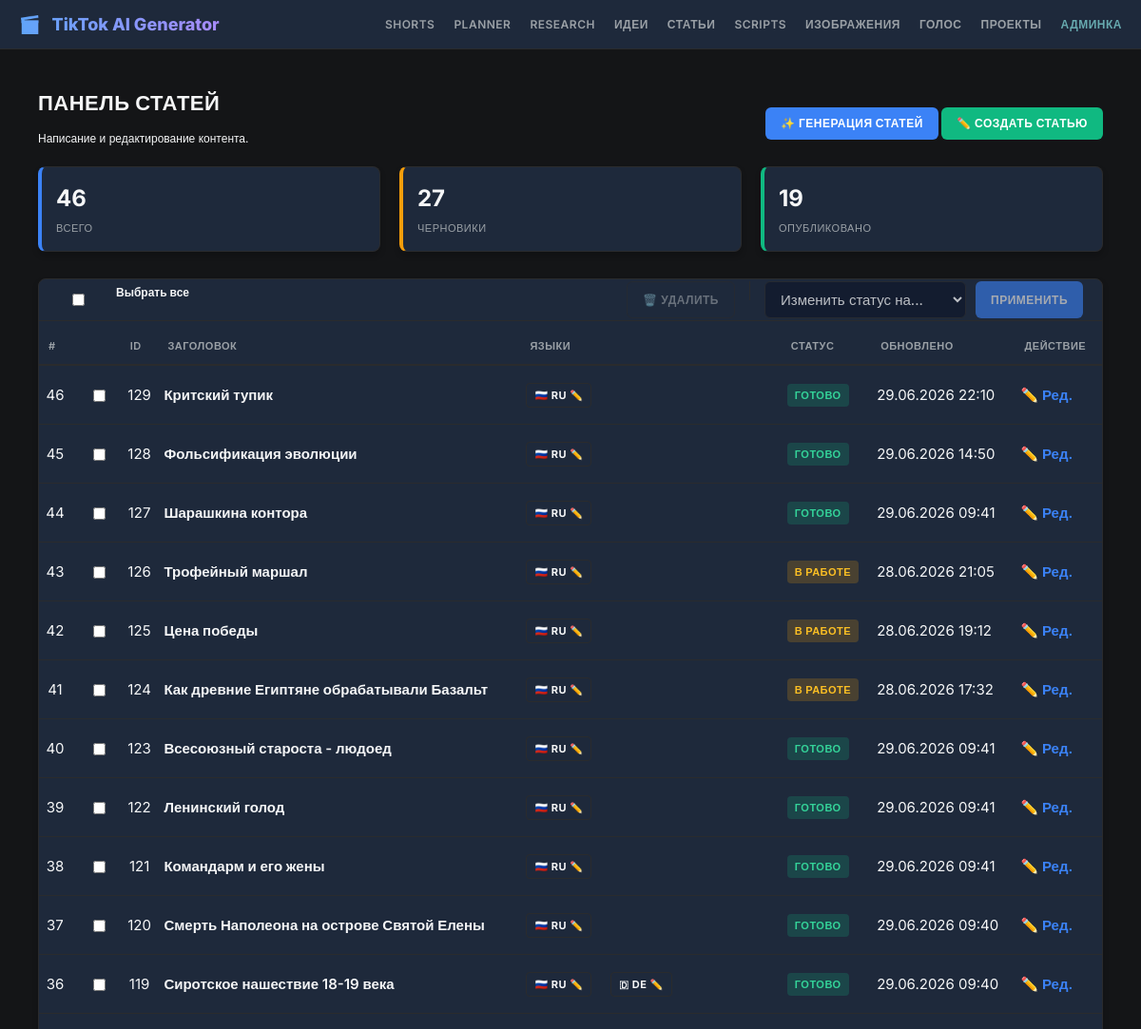
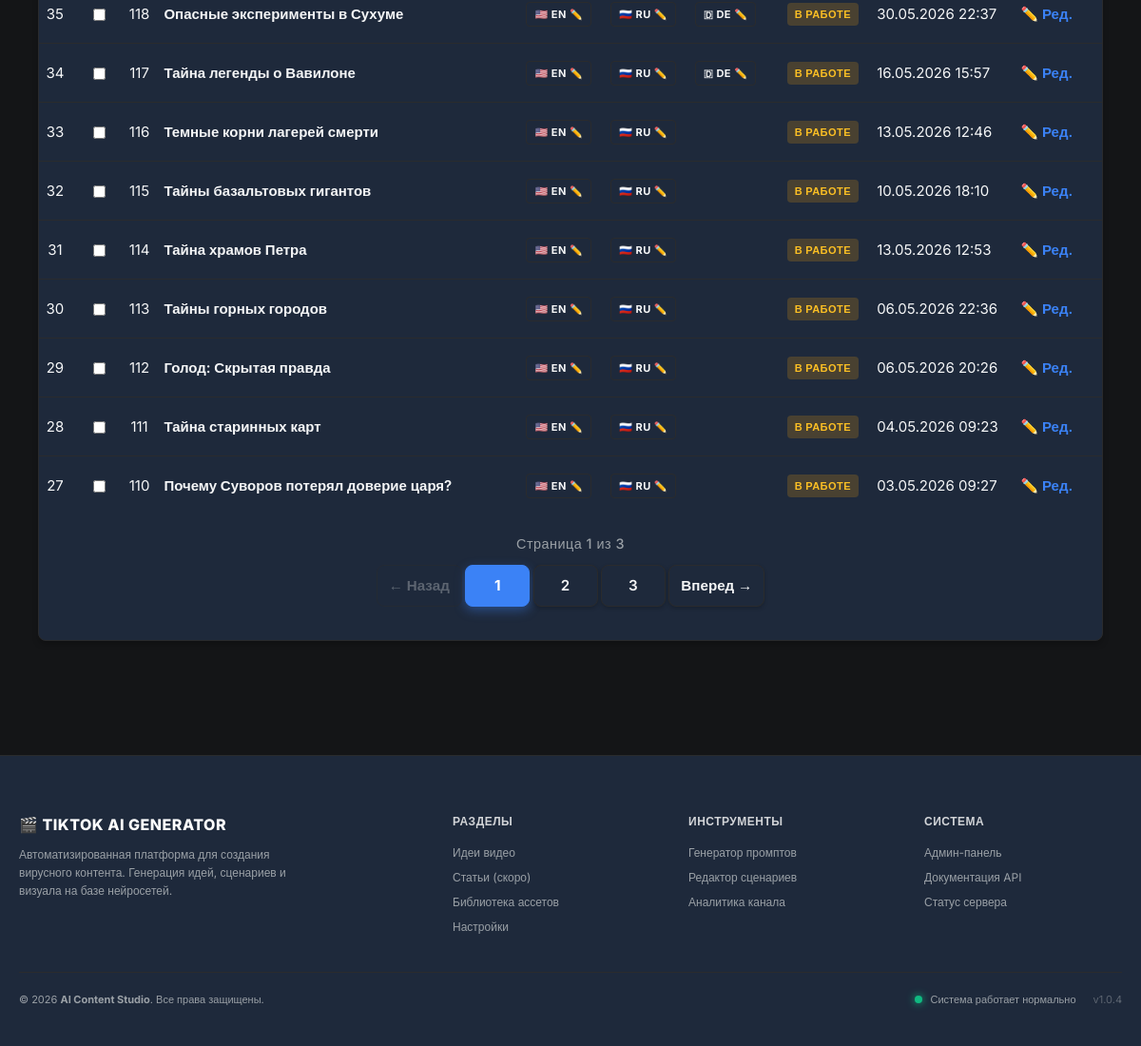
The app's page /article/ with its own data (2 pictures, top to bottom).
### article/models.py (models this page shows, shortened)
class ArticleCluster(models.Model):
    source_idea = models.ForeignKey(
        "topics.VideoProject",
        on_delete=models.SET_NULL,
        null=True,
        blank=True,
        related_name="article_clusters",
    )
    created_at = models.DateTimeField(auto_now_add=True)
    updated_at = models.DateTimeField(auto_now=True)
    is_complete = models.BooleanField(default=False)
    class Meta:
        verbose_name = "Статья (Кластер)"
        verbose_name_plural = "Управление статьями (Кластеры)"
        ordering = ["-created_at"]

class ArticleTranslation(models.Model):
    cluster = models.ForeignKey(
        ArticleCluster, on_delete=models.CASCADE, related_name="translations"
    )
    language = models.ForeignKey(
        Language, on_delete=models.PROTECT, related_name="article_translations"
    )
    title = models.CharField("Заголовок", max_length=255)
    description = models.TextField("Описание (SEO)", blank=True)
    content = models.TextField("Текст статьи")
    hashtags = models.CharField("Хештеги", max_length=255, blank=True)
    status = models.CharField(
        "Статус",
        max_length=20,
        default="draft",
        choices=[
            ("draft", "Черновик"),
            ("review", "На проверке"),
            ("published", "Опубликовано"),
            ("rejected", "Отклонено"),
        ],
    )
    created_at = models.DateTimeField(auto_now_add=True)
    updated_at = models.DateTimeField(auto_now=True)
    class Meta:
        verbose_name = "Перевод статьи"
        verbose_name_plural = "Переводы статей"
        unique_together = ("cluster", "language")
        ordering = ["language__order"]

class Language(models.Model):
    code = models.CharField("Код", max_length=5, unique=True, help_text="en, ru, de...")
    name = models.CharField("Название", max_length=50)
    flag_emoji = models.CharField("Флаг", max_length=5, blank=True)
    is_active = models.BooleanField("Активен", default=True)
    order = models.PositiveIntegerField("Порядок", default=0)
    class Meta:
        ordering = ["order", "name"]
        verbose_name = "Язык"
        verbose_name_plural = "Языки"

### article/views.py (the view, shortened to what this page needs)
# urls.py: path("", views.article_dashboard, name="dashboard"),
def article_dashboard(request):
    clusters_qs = ArticleCluster.objects.all().order_by("-created_at")
    page_number = request.GET.get("page", 1)
    per_page = 20
    paginator = Paginator(clusters_qs, per_page)
    try:
        articles_page = paginator.page(page_number)
    except PageNotAnInteger:
        articles_page = paginator.page(1)
    except EmptyPage:
        articles_page = paginator.page(paginator.num_pages)
    total_count = clusters_qs.count()
    start_num = total_count - ((articles_page.number - 1) * per_page)
    count_on_page = len(articles_page.object_list)
    end_num = start_num - count_on_page + 1
    if total_count == 0:
        start_num = 0
        end_num = 0
    row_numbers = range(start_num, end_num - 1, -1)
    prepared_clusters = []
    for cluster in articles_page.object_list:
        try:
            translations = list(cluster.translations.all())
            main_trans = None
            for t in translations:
                if t.language.code == "ru":
                    main_trans = t
                    break
            if not main_trans and translations:
                main_trans = translations[0]
            prepared_clusters.append(
                {
                    "instance": cluster,
                    "translations": translations,
                    "main_trans": main_trans,
                }
            )
        except Exception as e:
            print(f"Ошибка кластера #{cluster.id}: {e}")
    articles_with_numbers = zip(prepared_clusters, row_numbers)
    stats = {
        "total": total_count,
        "draft": clusters_qs.filter(is_complete=False).count(),
        "published": clusters_qs.filter(is_complete=True).count(),
    }
    context = {
        "stats": stats,
        "articles_with_numbers": articles_with_numbers,
        "page_obj": articles_page,
        "total_count": total_count,
        "start_num": start_num,
        "end_num": end_num,
    }
    return render(request, "article/dashboard.html", context)

### templates/article/dashboard.html (shortened to what this page needs)
{% extends 'base.html' %}
{% block content %}
<div class="flex flex-between mb-2">
    <div>
        <h1>Панель статей</h1>
        <p class="text-muted">Написание и редактирование контента.</p>
    </div>
    <div class="button-block">
        <a href="{% url 'article:generate_page' %}" class="btn btn-primary">✨ Генерация статей</a>
        <a href="{% url 'article:article_create' %}" class="btn btn-success">
        ✏️ Создать статью
    </a>
    </div>
</div>
<div class="flex mb-2">
    <div class="card stat-card blue">
        <span class="stat-value">{{ stats.total }}</span>
        <span class="stat-label">Всего</span>
    </div>
    <div class="card stat-card orange">
        <span class="stat-value">{{ stats.draft }}</span>
        <span class="stat-label">Черновики</span>
    </div>
    <div class="card stat-card green">
        <span class="stat-value">{{ stats.published }}</span>
        <span class="stat-label">Опубликовано</span>
    </div>
</div>
<form method="post" id="bulk-action-form">
    <div class="card" style="padding: 0;">
        <div class="flex flex-between mb-2 pt-2" style="padding: 0 20px; border-bottom: 1px solid var(--border-color); margin-bottom: 0;">
            <div class="flex items-center">
                <input type="checkbox" id="select-all" class="form-control checkbox-fix">
                <label for="select-all" class="text-bold ml-1">Выбрать все</label>
            </div>
            <div class="flex items-center gap-2">
                <button type="submit" name="action" value="delete_selected" id="btn-delete" class="btn btn-outline" disabled onclick="return confirm('Вы уверены? Это действие нельзя отменить.');">
                    🗑️ Удалить
                </button>
                <select name="new_status" id="status-select" class="form-control" style="width: auto; min-width: 150px;" disabled>
                    <option value="" selected disabled>Изменить статус на...</option>
                </select>
                <button type="submit" name="action" value="change_status" id="btn-status" class="btn btn-primary" disabled>
                    Применить
                </button>
            </div>
        </div>
        <table class="table">
            <thead>
                <tr>
                    <th>#</th>
                    <th></th>
                    <th>ID</th>
                    <th>Заголовок</th>
                    <th>Языки</th>
                    <th>Статус</th>
                    <th>Обновлено</th>
                    <th>Действие</th>
                </tr>
            </thead>
            <tbody>
                {% if articles_with_numbers %}
                    {% for article, row_num in articles_with_numbers %}
                        <tr class="idea-row">
                            <td class="text-center">{{ row_num }}</td>
                            {% if article %}
                            <td class="text-center">
                                <input type="checkbox" name="selected_articles" value="{{ article.instance.id }}" class="idea-checkbox form-control checkbox-fix">
                            </td>
                            {% else %}
                            <td class="text-center">
                                <input type="checkbox" name="selected_articles" value="{{ article.instance.id  }}" checked class="idea-checkbox form-control checkbox-fix">
                            </td>
                            {% endif %}
                            <td class="text-center text-small">{{ article.instance.id }}</td>
                            <td class="text-bold">
                                {% if article %}
                                    {{ article.main_trans.title|truncatechars:50 }}
                                {% else %}
                                    <span class="text-danger">⚠️ Нет данных</span>
                                {% endif %}
                            </td>
                            <td class="languages-block">
                               {% if article.translations %}
                                    <div class="flex gap-1" style="flex-wrap: wrap;">
                                        {% for trans in article.translations %}
                                            <span class="badge bg-light text-dark border" title="{{ trans.language.name }} ({{ trans.get_status_display }})">
                                                {% if trans.language.code == 'ru' %}🇷🇺
                                                {% elif trans.language.code == 'en' %}🇺🇸
                                                {% elif trans.language.code == 'de' %}🇩
                                                {% elif trans.language.code == 'fr' %}🇫
                                                {% elif trans.language.code == 'es' %}🇪🇸
                                                {% else %}🌐{% endif %}
                                                {{ trans.language.code|upper }}
                                                {% if trans.status == 'published' %}✅{% elif trans.status == 'draft' %}✏️{% endif %}
                                            </span>
                                        {% endfor %}
                                    </div>
                                {% else %}
                                    <span class="badge text-white">❌ Пусто, Нет ни одного перевода</span>
                                {% endif %}
                            </td>
                            <td>
                                {% if article.instance.is_complete %}
                                    <span class="badge badge-done">Готово</span>
                                {% elif article.main_trans %}
                                    <span class="badge badge-work">В работе</span>
                                {% else %}
                                    <span class="badge bg-danger">Нет данных</span>
                                {% endif %}
                            </td>
                            <td class="text-muted">{{ article.instance.updated_at|date:"d.m.Y H:i" }}</td>
                            <td>
                                {% if article.instance %}
                                    <a href="{% url 'article:article_editor' article.instance.id %}" class="text-bold link-blue">✏️ Ред.</a>
                                {% else %}
                                    <span class="text-muted small">Недоступно</span>
                                {% endif %}
                            </td>
                        </tr>
                        {% endfor %}
                    {% else %}
                        <tr><td colspan="8" class="text-muted text-center">Список статей пуст</td></tr>
                    {% endif %}
            </tbody>
        </table>
        {% include 'topics/includes/pagination.html' %}
    </div>
</form>
{% endblock %}

### static/css/style.css (style rules this page uses)
label { display: block; margin-bottom: 5px; font-weight: 500; }
input[type="radio"], input[type="checkbox"] { width: auto; height: auto; margin-right: 8px; vertical-align: middle; }
input[type="text"], input[type="number"], input[type="email"], textarea, select { width: 100%; box-sizing: border-box; }
:root { --bg-dark: #0f172a; --bg-card: #1e293b; --text-main: #f8fafc; --text-muted: #94a3b8; --accent-blue: #3b82f6; --accent-green: #10b981; --accent-orange: #f59e0b; --accent-red: #f52a0b; --border-color: #334155; --progress-status: #67aaaf; }
body { font-family: 'Inter', sans-serif; background-color: var(--bg-dark); color: var(--text-main); margin: 0; padding: 0; line-height: 1.5; font-size: 12px; }
a { text-decoration: none; transition: color 0.2s; }
.card { background-color: var(--bg-card); border: 1px solid var(--border-color); border-radius: 8px; padding: 20px; margin-bottom: 20px; box-shadow: 0 4px 6px rgba(0, 0, 0, 0.2); }
h1 { font-size: 22px; font-weight: 700; margin: 0 0 8px 0; text-transform: uppercase; letter-spacing: 0.5px; }
.text-small { font-size: 11px; }
.text-bold { font-weight: 700; }
.form-control { width: 100%; padding: 8px 12px; background: #0f172a; border: 1px solid var(--border-color); color: #fff; border-radius: 6px; font-size: 15px; box-sizing: border-box; font-family: inherit; }
.btn { display: inline-block; padding: 8px 16px; border-radius: 6px; font-weight: 700; font-size: 12px; text-transform: uppercase; cursor: pointer; border: none; text-align: center; letter-spacing: 0.5px; width: fit-content; }
.btn-primary { background-color: var(--accent-blue); color: #fff; }
.btn-success { background-color: var(--accent-green); color: #fff; }
.btn-outline { background: transparent; border: 1px solid var(--border-color); color: var(--text-muted); }
.table { width: 100%; border-collapse: collapse; }
.table th { text-align: left; padding: 10px; color: var(--text-muted); font-weight: 600; border-bottom: 2px solid var(--border-color); text-transform: uppercase; font-size: 11px; letter-spacing: 0.5px; }
.table td { padding: 10px 6px 8px; border-bottom: 1px solid var(--border-color); color: var(--text-main); font-size: 15px; }
.table tr:last-child td { border-bottom: none; }
.badge { padding: 4px 8px; border-radius: 4px; font-weight: 700; font-size: 11px; text-transform: uppercase; display: inline-block; letter-spacing: 0.5px; }
.badge-done { background: rgba(16, 185, 129, 0.2); color: #34d399; }
.badge-work { background: rgba(245, 158, 11, 0.2); color: #fbbf24; }
.flex { display: flex; gap: 20px; }
.flex-between { justify-content: space-between; align-items: center; }
.mb-2 { margin-bottom: 16px; }
.pt-2 { padding-top: 16px; }
.stat-card { flex: 1; padding: 15px; border-left-width: 4px; border-left-style: solid; }
.stat-card.blue { border-left-color: var(--accent-blue); }
.stat-card.orange { border-left-color: var(--accent-orange); }
.stat-card.green { border-left-color: var(--accent-green); }
.stat-value { font-size: 24px; font-weight: 700; display: block; margin-bottom: 4px; }
.stat-label { color: var(--text-muted); text-transform: uppercase; font-size: 11px; letter-spacing: 0.5px; }
.btn:disabled { opacity: 0.6; cursor: not-allowed; transform: none !important; }
.text-center { text-align: center; }
.link-blue { color: var(--accent-blue); }
.text-small { font-size: 10px; }
.ml-1 { margin: 5px; }
.checkbox-fix { width: auto !important; height: 16px; margin: 15px; cursor: pointer; }
.mb-2 { margin-bottom: 0.5rem !important; }
.flex { display: flex; }
.gap-2 { gap: 10px; }
.text-small { font-size: 0.85rem; }
.text-bold { font-weight: 600; }
.mb-2 { margin-bottom: 10px; }
.border { border: 1px solid var(--border-color); }
.flex-between { justify-content: space-between; }

### static/css/audio/audio_edit_style.css (style rules this page uses)
.btn-success:not(.disabled) { animation: pulse-green 2s infinite; }

### static/css/videoeditor/video_dashboard_style.css (style rules this page uses)
:root { --bg-main: #141517; --bg-panel: #1e1f22; --bg-track: #2b2c30; --border-color: #2a2b2d; --text-main: #f5f6f7; --text-muted: #9aa0a6; --accent-color: #00b4d8; --success-color: #2ed573; }
body { background-color: var(--bg-main); color: var(--text-main); font-family: 'Inter', sans-serif; margin: 0; padding: 0; }

### records on screen
ArticleCluster: row_num "46", instance.id "129", main_trans "Критский тупик", is_complete "ГОТОВО", instance.updated_at "29.06.2026 22:10"
ArticleCluster: row_num "45", instance.id "128", main_trans "Фольсификация эволюции", is_complete "ГОТОВО", instance.updated_at "29.06.2026 14:50"
ArticleCluster: row_num "44", instance.id "127", main_trans "Шарашкина контора", is_complete "ГОТОВО", instance.updated_at "29.06.2026 09:41"
ArticleCluster: row_num "43", instance.id "126", main_trans "Трофейный маршал", is_complete "В РАБОТЕ", instance.updated_at "28.06.2026 21:05"
ArticleCluster: row_num "42", instance.id "125", main_trans "Цена победы", is_complete "В РАБОТЕ", instance.updated_at "28.06.2026 19:12"
ArticleCluster: row_num "41", instance.id "124", main_trans "Как древние Египтяне обрабатывали Базальт", is_complete "В РАБОТЕ", instance.updated_at "28.06.2026 17:32"
ArticleCluster: row_num "40", instance.id "123", main_trans "Всесоюзный староста - людоед", is_complete "ГОТОВО", instance.updated_at "29.06.2026 09:41"
ArticleCluster: row_num "39", instance.id "122", main_trans "Ленинский голод", is_complete "ГОТОВО", instance.updated_at "29.06.2026 09:41"
ArticleCluster: row_num "38", instance.id "121", main_trans "Командарм и его жены", is_complete "ГОТОВО", instance.updated_at "29.06.2026 09:41"
ArticleCluster: row_num "37", instance.id "120", main_trans "Смерть Наполеона на острове Святой Елены", is_complete "ГОТОВО", instance.updated_at "29.06.2026 09:40"
ArticleCluster: row_num "36", instance.id "119", main_trans "Сиротское нашествие 18-19 века", is_complete "ГОТОВО", instance.updated_at "29.06.2026 09:40"
ArticleCluster: row_num "35", instance.id "118", main_trans "Опасные эксперименты в Сухуме", is_complete "В РАБОТЕ", instance.updated_at "30.05.2026 22:37"
ArticleCluster: row_num "34", instance.id "117", main_trans "Тайна легенды о Вавилоне", is_complete "В РАБОТЕ", instance.updated_at "16.05.2026 15:57"
ArticleCluster: row_num "33", instance.id "116", main_trans "Темные корни лагерей смерти", is_complete "В РАБОТЕ", instance.updated_at "13.05.2026 12:46"
ArticleCluster: row_num "32", instance.id "115", main_trans "Тайны базальтовых гигантов", is_complete "В РАБОТЕ", instance.updated_at "10.05.2026 18:10"
ArticleCluster: row_num "31", instance.id "114", main_trans "Тайна храмов Петра", is_complete "В РАБОТЕ", instance.updated_at "13.05.2026 12:53"
ArticleCluster: row_num "30", instance.id "113", main_trans "Тайны горных городов", is_complete "В РАБОТЕ", instance.updated_at "06.05.2026 22:36"
ArticleCluster: row_num "29", instance.id "112", main_trans "Голод: Скрытая правда", is_complete "В РАБОТЕ", instance.updated_at "06.05.2026 20:26"
ArticleCluster: row_num "28", instance.id "111", main_trans "Тайна старинных карт", is_complete "В РАБОТЕ", instance.updated_at "04.05.2026 09:23"
ArticleCluster: row_num "27", instance.id "110", main_trans "Почему Суворов потерял доверие царя?", is_complete "В РАБОТЕ", instance.updated_at "03.05.2026 09:27"

### other values on screen
{{ stats.total }} "46"
{{ stats.draft }} "27"
{{ stats.published }} "19"
{{ page_obj.number }} "1"
{{ page_obj.paginator.num_pages }} "3"
{{ num }} "1"
{{ num }} "2" "3"
